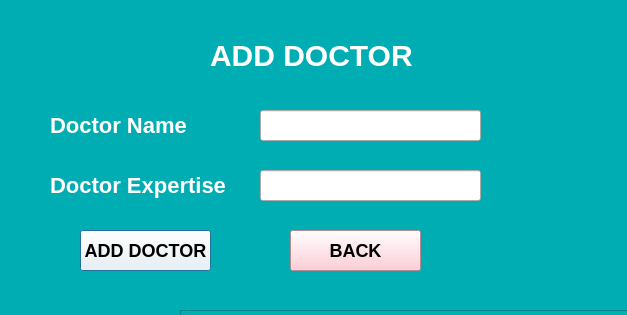
<?xml version="1.0" encoding="UTF-8"?>
<ui version="4.0">
 <class>addDoc</class>
 <widget class="QDialog" name="addDoc">
  <property name="geometry">
   <rect>
    <x>0</x>
    <y>0</y>
    <width>627</width>
    <height>315</height>
   </rect>
  </property>
  <property name="windowTitle">
   <string>Dialog</string>
  </property>
  <widget class="QFrame" name="frame">
   <property name="geometry">
    <rect>
     <x>-20</x>
     <y>-40</y>
     <width>791</width>
     <height>481</height>
    </rect>
   </property>
   <property name="styleSheet">
    <string notr="true">QFrame{
background-color: #00ADB3;
}</string>
   </property>
   <property name="frameShape">
    <enum>QFrame::Shape::StyledPanel</enum>
   </property>
   <property name="frameShadow">
    <enum>QFrame::Shadow::Raised</enum>
   </property>
   <widget class="QLabel" name="label">
    <property name="geometry">
     <rect>
      <x>230</x>
      <y>70</y>
      <width>211</width>
      <height>51</height>
     </rect>
    </property>
    <property name="styleSheet">
     <string notr="true">QLabel{
color: white;
font-size: 30px;
font-weight: 700;
}</string>
    </property>
    <property name="text">
     <string>ADD DOCTOR</string>
    </property>
   </widget>
   <widget class="QLineEdit" name="lineEdit">
    <property name="geometry">
     <rect>
      <x>280</x>
      <y>150</y>
      <width>221</width>
      <height>31</height>
     </rect>
    </property>
   </widget>
   <widget class="QLabel" name="label_2">
    <property name="geometry">
     <rect>
      <x>70</x>
      <y>150</y>
      <width>191</width>
      <height>31</height>
     </rect>
    </property>
    <property name="styleSheet">
     <string notr="true">QLabel{
color: white;
font-size: 22px;
font-weight: 600;
}</string>
    </property>
    <property name="text">
     <string>Doctor Name</string>
    </property>
   </widget>
   <widget class="QLabel" name="label_3">
    <property name="geometry">
     <rect>
      <x>70</x>
      <y>210</y>
      <width>191</width>
      <height>31</height>
     </rect>
    </property>
    <property name="styleSheet">
     <string notr="true">QLabel{
color: white;
font-size: 22px;
font-weight: 600;
}</string>
    </property>
    <property name="text">
     <string>Doctor Expertise</string>
    </property>
   </widget>
   <widget class="QLineEdit" name="lineEdit_2">
    <property name="geometry">
     <rect>
      <x>280</x>
      <y>210</y>
      <width>221</width>
      <height>31</height>
     </rect>
    </property>
   </widget>
   <widget class="QPushButton" name="pushButton">
    <property name="geometry">
     <rect>
      <x>100</x>
      <y>270</y>
      <width>131</width>
      <height>41</height>
     </rect>
    </property>
    <property name="styleSheet">
     <string notr="true">QPushButton{
color: black;
background-color: white;
font-size: 18px;
font-weight: 800;
}</string>
    </property>
    <property name="text">
     <string>ADD DOCTOR</string>
    </property>
   </widget>
   <widget class="QPushButton" name="pushButton_2">
    <property name="geometry">
     <rect>
      <x>310</x>
      <y>270</y>
      <width>131</width>
      <height>41</height>
     </rect>
    </property>
    <property name="styleSheet">
     <string notr="true">QPushButton{
color: black;
background-color:  #FFC0CB;
font-size: 18px;
font-weight: 800;
}</string>
    </property>
    <property name="text">
     <string>BACK</string>
    </property>
   </widget>
   <widget class="QFrame" name="frame_2">
    <property name="geometry">
     <rect>
      <x>200</x>
      <y>350</y>
      <width>791</width>
      <height>411</height>
     </rect>
    </property>
    <property name="styleSheet">
     <string notr="true">QFrame{
background-color: #00ADB3;
}</string>
    </property>
    <property name="frameShape">
     <enum>QFrame::Shape::StyledPanel</enum>
    </property>
    <property name="frameShadow">
     <enum>QFrame::Shadow::Raised</enum>
    </property>
    <widget class="QLabel" name="label_4">
     <property name="geometry">
      <rect>
       <x>230</x>
       <y>70</y>
       <width>221</width>
       <height>51</height>
      </rect>
     </property>
     <property name="styleSheet">
      <string notr="true">QLabel{
color: white;
font-size: 30px;
font-weight: 700;
}</string>
     </property>
     <property name="text">
      <string>ADD DOCTOR</string>
     </property>
    </widget>
    <widget class="QLineEdit" name="lineEdit_3">
     <property name="geometry">
      <rect>
       <x>280</x>
       <y>150</y>
       <width>221</width>
       <height>31</height>
      </rect>
     </property>
    </widget>
    <widget class="QLabel" name="label_5">
     <property name="geometry">
      <rect>
       <x>70</x>
       <y>150</y>
       <width>191</width>
       <height>31</height>
      </rect>
     </property>
     <property name="styleSheet">
      <string notr="true">QLabel{
color: white;
font-size: 22px;
font-weight: 600;
}</string>
     </property>
     <property name="text">
      <string>Doctor Name</string>
     </property>
    </widget>
    <widget class="QLabel" name="label_6">
     <property name="geometry">
      <rect>
       <x>70</x>
       <y>210</y>
       <width>191</width>
       <height>31</height>
      </rect>
     </property>
     <property name="styleSheet">
      <string notr="true">QLabel{
color: white;
font-size: 22px;
font-weight: 600;
}</string>
     </property>
     <property name="text">
      <string>Doctor Expertise</string>
     </property>
    </widget>
    <widget class="QLineEdit" name="lineEdit_4">
     <property name="geometry">
      <rect>
       <x>280</x>
       <y>210</y>
       <width>221</width>
       <height>31</height>
      </rect>
     </property>
    </widget>
    <widget class="QPushButton" name="pushButton_3">
     <property name="geometry">
      <rect>
       <x>100</x>
       <y>270</y>
       <width>131</width>
       <height>41</height>
      </rect>
     </property>
     <property name="styleSheet">
      <string notr="true">QPushButton{
color: black;
background-color: white;
font-size: 18px;
font-weight: 800;
}</string>
     </property>
     <property name="text">
      <string>ADD </string>
     </property>
    </widget>
    <widget class="QPushButton" name="pushButton_4">
     <property name="geometry">
      <rect>
       <x>310</x>
       <y>270</y>
       <width>131</width>
       <height>41</height>
      </rect>
     </property>
     <property name="styleSheet">
      <string notr="true">QPushButton{
color: black;
background-color:  #FFC0CB;
font-size: 18px;
font-weight: 800;
}</string>
     </property>
     <property name="text">
      <string>CANCEL</string>
     </property>
    </widget>
   </widget>
  </widget>
 </widget>
 <resources/>
 <connections/>
</ui>
